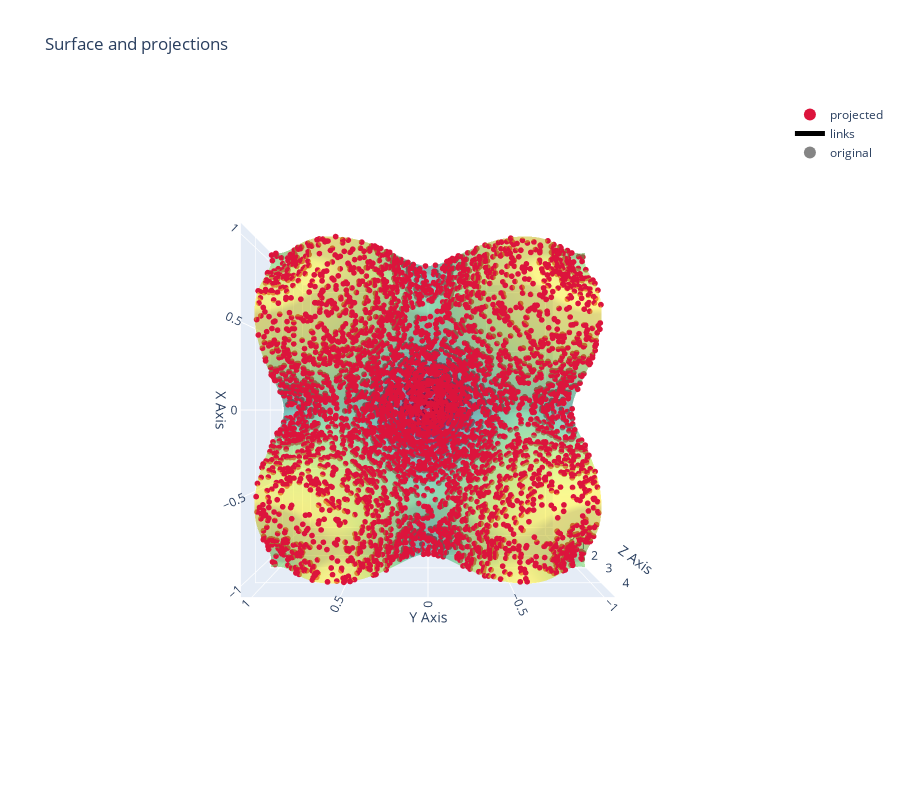

The notebook cell this image was saved under:
### Markdown cell above
# Samplers
The samplers module provides various sampling algorithms to generate samples from a given probability distribution. These algorithms can be used to sample a explicit (graph) or implicit ($f(z)=0$) distribution. The samplers can be used for various tasks such as:
* build a dataset or mesh for a manifold
* visualize a distribution
* build a dataset of geodesics using one of the methods in `geodesics.generate`

## Sample from an explicit manifold
The following code samples from an explicit manifold defined by a potential function $\phi(x):\mathbb{R}^i\rightarrow \mathbb{R}^m$, where $i$ is the number of (independent) inputs and $m$ the number of constraints. The dimensionality of ambient space is $n = i+m$.
* Using `randinput_expl` we can obtain a random sample of the manifold by sampling uniformly via latin-hypercube in the input space and projecting the samples onto the manifold using $\phi$. This method can be used to obtain a **uniform sample of the input space**, but it does not guarantee a uniform sample of the manifold itself, but it's fast.
* Using `volume_expl` we can obtain a non-repeated **uniform sample of the manifold**. The function perform an over-sampling of $phi$, which gets then re-sampled $w_i \sim \sqrt{\text{det} [G(x_i)]}$ where $G = J^T J$ is the metric tensor induced by $\phi$.

### Code cell
from jnlr.geodesics.samplers import volume_expl, randinput_expl
from jnlr.utils.manifolds import f_ackley as phi
from jnlr.utils.plot_utils import plot_3d_projection

Y_vol, _ = volume_expl(phi, N=5000, oversample=5, roi_R=5)
fig = plot_3d_projection(Y_vol, phi)
# set view from the top
fig.update_layout(scene_camera=dict(eye=dict(x=0., y=0., z=2.5)))

### Figure 1 — Plotly figure (JSON) as saved in the notebook; plotly's stock layout.template omitted (floating-point values rounded to 4 significant figures; data arrays with more than 128 entries replaced by an {"elided": "..."} marker saying what was removed)
{"data": [{"colorscale": [[0.0, "#440154"], [0.1111, "#482878"], [0.2222, "#3e4989"], [0.3333, "#31688e"], [0.4444, "#26828e"], [0.5556, "#1f9e89"], [0.6667, "#35b779"], [0.7778, "#6ece58"], [0.8889, "#b5de2b"], [1.0, "#fde725"]], "name": "paraboloid", "opacity": 0.55, "showscale": false, "x": {"elided": "80x80 float values"}, "y": {"elided": "80x80 float values"}, "z": {"elided": "80x80 float values"}, "type": "surface"}, {"marker": {"color": "crimson", "size": 2}, "mode": "markers", "name": "projected", "x": {"elided": "5000 float values"}, "y": {"elided": "5000 float values"}, "z": {"elided": "5000 float values"}, "type": "scatter3d"}, {"line": {"color": "black", "width": 1}, "mode": "lines", "name": "links", "x": {"elided": "15000 float values"}, "y": {"elided": "15000 float values"}, "z": {"elided": "15000 float values"}, "type": "scatter3d"}, {"marker": {"color": "rgba(120,120,120,0.9)", "size": 2}, "mode": "markers", "name": "original", "x": {"elided": "5000 float values"}, "y": {"elided": "5000 float values"}, "z": {"elided": "5000 float values"}, "type": "scatter3d"}], "layout": {"scene": {"xaxis": {"title": {"text": "X Axis"}}, "yaxis": {"title": {"text": "Y Axis"}}, "zaxis": {"title": {"text": "Z Axis"}}, "aspectmode": "cube", "camera": {"eye": {"x": 0.0, "y": 0.0, "z": 2.5}}}, "legend": {"itemsizing": "constant"}, "title": {"text": "Surface and projections"}, "height": 800}}
